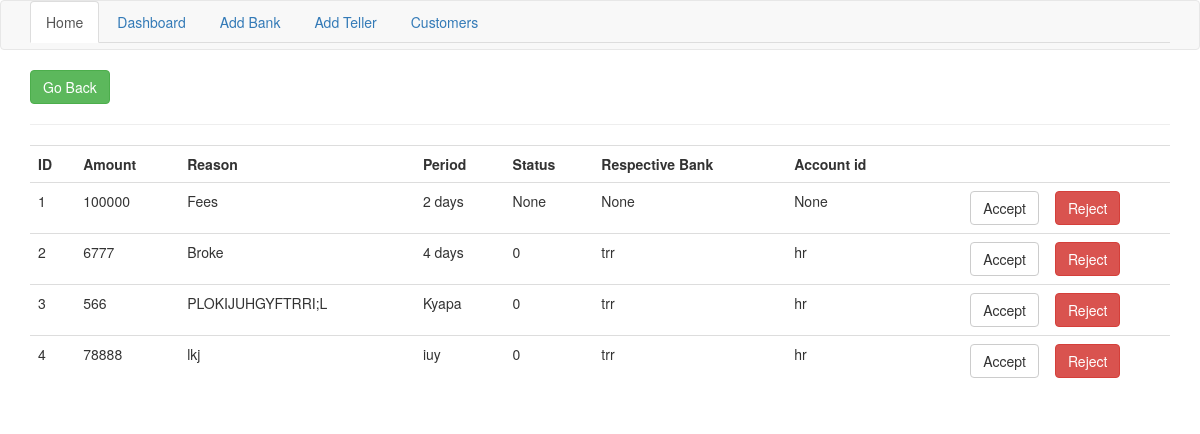
Page /loans on the committed database.
### tables this page shows
CREATE TABLE loans(
id INTEGER PRIMARY KEY AUTOINCREMENT,
amount TEXT NOT NULL,
reason TEXT NOT NULL,
period TEXT NOT NULL,
status INTEGER,
bank_id TEXT,
acct_num TEXT,
FOREIGN KEY (bank_id) REFERENCES banks(name),
FOREIGN KEY (acct_num) REFERENCES customers(acct_num)
);

### init.py (the view)
@app.route('/loans')
def loans():
    conn = connect(())
    loans = conn.execute("SELECT * FROM loans").fetchall()
    if not loans:
        msg = 'No pending loan requests'
        return redirect(url_for('loans.html', msg=msg))
    conn.commit()
    conn.close()
    return render_template('loans.html', loans=loans)

### init.py (called while the page is built)
def connect(self):
    return sqlite3.connect('banksys.db')

### templates/loans.html
{% extends 'layout.html' %}
{% block body %}
 <a class="btn btn-success" href="/dashboard">Go Back</a>
    <hr>
    <table class="table table-stripped">
        <tr>
            <th>ID</th>
            <th>Amount</th>
            <th>Reason</th>
            <th>Period</th>
            <th>Status</th>
            <th>Respective Bank</th>
            <th>Account id</th>
            <th></th>
            <th></th>
        </tr>
        {% for loan in loans %}
            <tr>
                <td>{{loan[0]}}</td>
                <td>{{loan[1]}}</td>
                <td>{{loan[2]}}</td>
                <td>{{loan[3]}}</td>
                <td>{{loan[4]}}</td>
                <td>{{loan[5]}}</td>
                <td>{{loan[6]}}</td>
                <td><a class="btn btn-default pull-right" href="/approve_loan/{{loan[0]}}">Accept</a></td>
                <td>
                    <form method="POST" action="{{url_for('reject_loan', id=loan[0])}}">
                        <input type="submit" value="Reject" class="btn btn-danger">
                    </form>
                </td>
            </tr>
        {% endfor %}
        </table>
{% endblock %}

### rows in the picture
loans: id "1", amount "100000", reason "Fees", period "2 days", loan "None"
loans: id "2", amount "6777", reason "Broke", period "4 days", status "0", bank "trr", acct_num "hr"
loans: id "3", amount "566", reason "PLOKIJUHGYFTRRI;L", period "Kyapa", status "0", bank "trr", acct_num "hr"
loans: id "4", amount "78888", reason "lkj", period "iuy", status "0", bank "trr", acct_num "hr"
